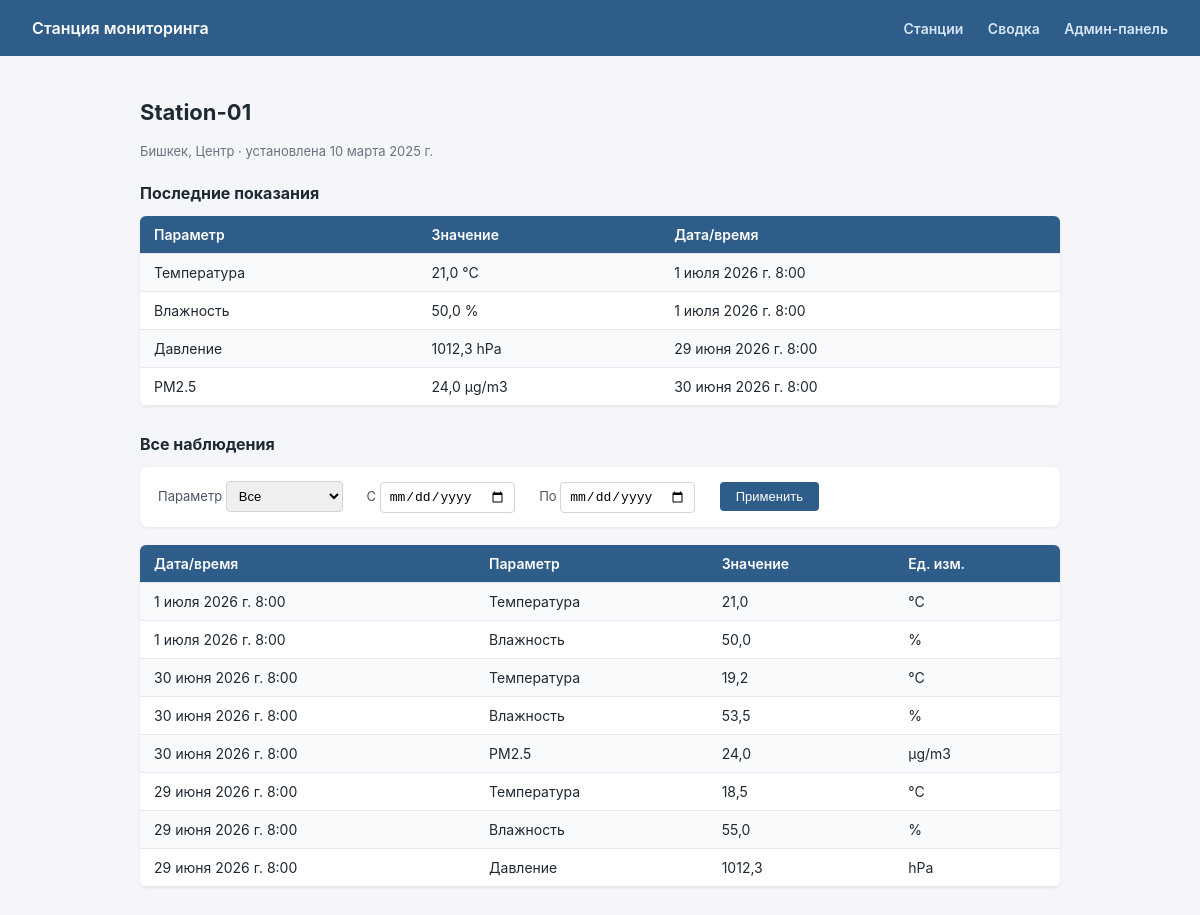
Page /station/1/ on the committed database.
### monitoring/models.py (models this page shows, shortened)
class Station(models.Model):
    name = models.CharField(max_length=100, unique=True, verbose_name="Название")
    location = models.CharField(max_length=200, verbose_name="Расположение")
    latitude = models.FloatField(null=True, blank=True, verbose_name="Широта")
    longitude = models.FloatField(null=True, blank=True, verbose_name="Долгота")
    installed_at = models.DateField(verbose_name="Дата установки")
    class Meta:
        verbose_name = "Станция"
        verbose_name_plural = "Станции"
        ordering = ["name"]
    def last_observations(self):
        results = []
        for param, _ in Observation.PARAMETER_CHOICES:
            obs = self.observations.filter(parameter=param).order_by("-observed_at").first()
            if obs:
                results.append(obs)
        return results

class Observation(models.Model):
    PARAMETER_CHOICES = [
        ("temperature", "Температура"),
        ("humidity", "Влажность"),
        ("pressure", "Давление"),
        ("pm25", "PM2.5"),
    ]
    UNIT_BY_PARAMETER = {
        "temperature": "°C",
        "humidity": "%",
        "pressure": "hPa",
        "pm25": "µg/m3",
    }
    station = models.ForeignKey(
        Station, on_delete=models.CASCADE, related_name="observations", verbose_name="Станция"
    )
    observed_at = models.DateTimeField(verbose_name="Дата и время наблюдения")
    parameter = models.CharField(max_length=20, choices=PARAMETER_CHOICES, verbose_name="Параметр")
    value = models.FloatField(verbose_name="Значение")
    unit = models.CharField(max_length=20, verbose_name="Единица измерения")
    class Meta:
        verbose_name = "Наблюдение"
        verbose_name_plural = "Наблюдения"
        ordering = ["-observed_at"]
        indexes = [
            models.Index(fields=["station"]),
            models.Index(fields=["observed_at"]),
        ]

### monitoring/views.py (the view)
# urls.py: path("station/<int:pk>/", views.station_detail, name="station_detail"),
def station_detail(request, pk):
    station = get_object_or_404(Station, pk=pk)
    observations = station.observations.all()
    parameter = request.GET.get("parameter")
    date_from = request.GET.get("from")
    date_to = request.GET.get("to")
    if parameter:
        observations = observations.filter(parameter=parameter)
    if date_from:
        observations = observations.filter(observed_at__gte=date_from)
    if date_to:
        observations = observations.filter(observed_at__lte=date_to)
    context = {
        "station": station,
        "observations": observations,
        "last_observations": station.last_observations(),
        "parameter_choices": Observation.PARAMETER_CHOICES,
        "selected_parameter": parameter or "",
        "date_from": date_from or "",
        "date_to": date_to or "",
    }
    return render(request, "monitoring/station_detail.html", context)

### monitoring/templates/monitoring/station_detail.html (shortened to what this page needs)
{% extends "monitoring/base.html" %}
{% block content %}
<h1>{{ station.name }}</h1>
<p class="muted">{{ station.location }} · установлена {{ station.installed_at }}</p>
<h2 style="font-size:16px; margin-top:24px;">Последние показания</h2>
<table>
    <tr><th>Параметр</th><th>Значение</th><th>Дата/время</th></tr>
    {% for obs in last_observations %}
    <tr>
        <td>{{ obs.get_parameter_display }}</td>
        <td>{{ obs.value }} {{ obs.unit }}</td>
        <td>{{ obs.observed_at }}</td>
    </tr>
    {% empty %}
    <tr><td colspan="3" class="muted">Нет данных</td></tr>
    {% endfor %}
</table>
<h2 style="font-size:16px; margin-top:28px;">Все наблюдения</h2>
<form class="filters" method="get">
    <label>Параметр
        <select name="parameter">
            <option value="">Все</option>
        </select>
    </label>
    <label>С <input type="date" name="from" value="{{ date_from }}"></label>
    <label>По <input type="date" name="to" value="{{ date_to }}"></label>
    <button type="submit">Применить</button>
</form>
<table>
    <tr><th>Дата/время</th><th>Параметр</th><th>Значение</th><th>Ед. изм.</th></tr>
    {% for obs in observations %}
    <tr>
        <td>{{ obs.observed_at }}</td>
        <td>{{ obs.get_parameter_display }}</td>
        <td>{{ obs.value }}</td>
        <td>{{ obs.unit }}</td>
    </tr>
    {% empty %}
    <tr><td colspan="4" class="muted">Наблюдений по заданным фильтрам не найдено</td></tr>
    {% endfor %}
</table>
{% endblock %}

### monitoring/templates/monitoring/base.html (shortened to what this page needs)
<!DOCTYPE html>
<html lang="ru">
<head>
</head>
<body>
    <header>
        <a href="{% url 'monitoring:stations_list' %}">Станция мониторинга</a>
        <nav>
            <a href="{% url 'monitoring:stations_list' %}">Станции</a>
            <a href="{% url 'monitoring:dashboard' %}">Сводка</a>
            <a href="/admin/">Админ-панель</a>
        </nav>
    </header>
    <main>
        {% block content %}{% endblock %}
    </main>
</body>
</html>

### monitoring/templates/monitoring/base.html (style rules this page uses)
* { box-sizing: border-box; }
body { font-family: -apple-system, Segoe UI, Roboto, Arial, sans-serif; margin: 0; background: #f4f6f9; color: #1f2933; }
header { background: #2f5d8a; color: white; padding: 18px 32px; display: flex; justify-content: space-between; align-items: center; }
header a { color: white; text-decoration: none; font-weight: 600; }
nav a { color: #d7e6f7; text-decoration: none; margin-left: 20px; font-size: 14px; }
main { max-width: 960px; margin: 0 auto; padding: 28px 20px 60px; }
h1 { font-size: 22px; margin-bottom: 18px; }
table { width: 100%; border-collapse: collapse; background: white; box-shadow: 0 1px 3px rgba(0,0,0,0.08); border-radius: 6px; overflow: hidden; }
th, td { padding: 10px 14px; text-align: left; border-bottom: 1px solid #e5e9ef; font-size: 14px; }
th { background: #2f5d8a; color: white; font-weight: 600; }
tr:nth-child(even) td { background: #f8fafc; }
.muted { color: #6b7280; font-size: 13px; }
.filters { background: white; padding: 14px 18px; border-radius: 8px; margin-bottom: 18px; box-shadow: 0 1px 3px rgba(0,0,0,0.08); }
.filters label { font-size: 13px; margin-right: 6px; color: #4b5563; }
.filters input, .filters select { padding: 6px 8px; border: 1px solid #d1d5db; border-radius: 4px; margin-right: 14px; font-size: 13px; }
.filters button { background: #2f5d8a; color: white; border: none; padding: 7px 16px; border-radius: 4px; cursor: pointer; font-size: 13px; }

### rows in the picture
Station: name "Station-01", location "Бишкек, Центр", installed_at "10 марта 2025 г."
Observation: parameter "Температура", value "21,0", unit "°C", observed_at "1 июля 2026 г. 8:00"
Observation: parameter "Влажность", value "50,0", unit "%", observed_at "1 июля 2026 г. 8:00"
Observation: parameter "Давление", value "1012,3", unit "hPa", observed_at "29 июня 2026 г. 8:00"
Observation: parameter "PM2.5", value "24,0", unit "µg/m3", observed_at "30 июня 2026 г. 8:00"
Observation: observed_at "30 июня 2026 г. 8:00", parameter "Температура", value "19,2", unit "°C"
Observation: observed_at "30 июня 2026 г. 8:00", parameter "Влажность", value "53,5", unit "%"
Observation: observed_at "29 июня 2026 г. 8:00", parameter "Температура", value "18,5", unit "°C"
Observation: observed_at "29 июня 2026 г. 8:00", parameter "Влажность", value "55,0", unit "%"
